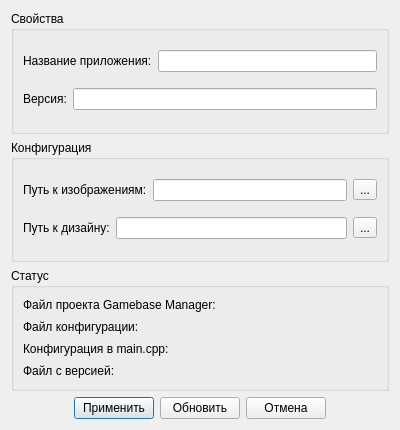
<?xml version="1.0" encoding="UTF-8"?>
<ui version="4.0">
 <class>AppConfigurationDialog</class>
 <widget class="QDialog" name="AppConfigurationDialog">
  <property name="geometry">
   <rect>
    <x>0</x>
    <y>0</y>
    <width>400</width>
    <height>430</height>
   </rect>
  </property>
  <property name="minimumSize">
   <size>
    <width>400</width>
    <height>430</height>
   </size>
  </property>
  <property name="windowTitle">
   <string>Конфигурация приложения</string>
  </property>
  <layout class="QVBoxLayout" name="verticalLayout_2">
   <item>
    <widget class="QGroupBox" name="groupBox_3">
     <property name="title">
      <string>Свойства</string>
     </property>
     <layout class="QVBoxLayout" name="verticalLayout_3">
      <item>
       <layout class="QHBoxLayout" name="horizontalLayout_12">
        <item>
         <widget class="QLabel" name="label_5">
          <property name="text">
           <string>Название приложения:</string>
          </property>
         </widget>
        </item>
        <item>
         <widget class="QLineEdit" name="nameEdit"/>
        </item>
       </layout>
      </item>
      <item>
       <layout class="QHBoxLayout" name="horizontalLayout_3">
        <item>
         <widget class="QLabel" name="label_3">
          <property name="text">
           <string>Версия:</string>
          </property>
         </widget>
        </item>
        <item>
         <widget class="QLineEdit" name="versionEdit"/>
        </item>
       </layout>
      </item>
     </layout>
    </widget>
   </item>
   <item>
    <widget class="QGroupBox" name="groupBox">
     <property name="title">
      <string>Конфигурация</string>
     </property>
     <layout class="QVBoxLayout" name="verticalLayout">
      <item>
       <layout class="QHBoxLayout" name="horizontalLayout">
        <item>
         <widget class="QLabel" name="label">
          <property name="text">
           <string>Путь к изображениям:</string>
          </property>
         </widget>
        </item>
        <item>
         <widget class="QLineEdit" name="imagesPath"/>
        </item>
        <item>
         <widget class="QToolButton" name="chooseImagesPathButton">
          <property name="text">
           <string>...</string>
          </property>
          <property name="icon">
           <iconset resource="resources.qrc">
            <normaloff>:/images/icons/Folder.png</normaloff>:/images/icons/Folder.png</iconset>
          </property>
          <property name="iconSize">
           <size>
            <width>20</width>
            <height>20</height>
           </size>
          </property>
         </widget>
        </item>
       </layout>
      </item>
      <item>
       <layout class="QHBoxLayout" name="horizontalLayout_2">
        <item>
         <widget class="QLabel" name="label_2">
          <property name="text">
           <string>Путь к дизайну:</string>
          </property>
         </widget>
        </item>
        <item>
         <widget class="QLineEdit" name="designPath"/>
        </item>
        <item>
         <widget class="QToolButton" name="chooseDesignPathButton">
          <property name="text">
           <string>...</string>
          </property>
          <property name="icon">
           <iconset resource="resources.qrc">
            <normaloff>:/images/icons/Folder.png</normaloff>:/images/icons/Folder.png</iconset>
          </property>
          <property name="iconSize">
           <size>
            <width>20</width>
            <height>20</height>
           </size>
          </property>
         </widget>
        </item>
       </layout>
      </item>
     </layout>
    </widget>
   </item>
   <item>
    <widget class="QGroupBox" name="groupBox_2">
     <property name="title">
      <string>Статус</string>
     </property>
     <layout class="QVBoxLayout" name="verticalLayout_4">
      <item>
       <layout class="QHBoxLayout" name="horizontalLayout_9">
        <item>
         <widget class="QLabel" name="label_14">
          <property name="sizePolicy">
           <sizepolicy hsizetype="Preferred" vsizetype="Preferred">
            <horstretch>0</horstretch>
            <verstretch>0</verstretch>
           </sizepolicy>
          </property>
          <property name="text">
           <string>Файл проекта Gamebase Manager:</string>
          </property>
         </widget>
        </item>
        <item>
         <widget class="QLabel" name="managerProjectStatus">
          <property name="sizePolicy">
           <sizepolicy hsizetype="Preferred" vsizetype="Preferred">
            <horstretch>0</horstretch>
            <verstretch>0</verstretch>
           </sizepolicy>
          </property>
          <property name="text">
           <string/>
          </property>
          <property name="textFormat">
           <enum>Qt::AutoText</enum>
          </property>
          <property name="pixmap">
           <pixmap resource="resources.qrc">:/images/icons/Empty.png</pixmap>
          </property>
          <property name="scaledContents">
           <bool>false</bool>
          </property>
          <property name="wordWrap">
           <bool>false</bool>
          </property>
         </widget>
        </item>
       </layout>
      </item>
      <item>
       <layout class="QHBoxLayout" name="horizontalLayout_4">
        <item>
         <widget class="QLabel" name="label_4">
          <property name="sizePolicy">
           <sizepolicy hsizetype="Preferred" vsizetype="Preferred">
            <horstretch>0</horstretch>
            <verstretch>0</verstretch>
           </sizepolicy>
          </property>
          <property name="text">
           <string>Файл конфигурации:</string>
          </property>
         </widget>
        </item>
        <item>
         <widget class="QLabel" name="configStatus">
          <property name="sizePolicy">
           <sizepolicy hsizetype="Preferred" vsizetype="Preferred">
            <horstretch>0</horstretch>
            <verstretch>0</verstretch>
           </sizepolicy>
          </property>
          <property name="text">
           <string/>
          </property>
          <property name="textFormat">
           <enum>Qt::AutoText</enum>
          </property>
          <property name="pixmap">
           <pixmap resource="resources.qrc">:/images/icons/Empty.png</pixmap>
          </property>
          <property name="scaledContents">
           <bool>false</bool>
          </property>
          <property name="wordWrap">
           <bool>false</bool>
          </property>
         </widget>
        </item>
       </layout>
      </item>
      <item>
       <layout class="QHBoxLayout" name="horizontalLayout_5">
        <item>
         <widget class="QLabel" name="label_6">
          <property name="text">
           <string>Конфигурация в main.cpp:</string>
          </property>
         </widget>
        </item>
        <item>
         <widget class="QLabel" name="mainCppStatus">
          <property name="text">
           <string/>
          </property>
          <property name="textFormat">
           <enum>Qt::AutoText</enum>
          </property>
          <property name="pixmap">
           <pixmap resource="resources.qrc">:/images/icons/Empty.png</pixmap>
          </property>
          <property name="scaledContents">
           <bool>false</bool>
          </property>
          <property name="wordWrap">
           <bool>false</bool>
          </property>
         </widget>
        </item>
       </layout>
      </item>
      <item>
       <layout class="QHBoxLayout" name="horizontalLayout_8">
        <item>
         <widget class="QLabel" name="label_12">
          <property name="text">
           <string>Файл с версией:</string>
          </property>
         </widget>
        </item>
        <item>
         <widget class="QLabel" name="versionStatus">
          <property name="text">
           <string/>
          </property>
          <property name="textFormat">
           <enum>Qt::AutoText</enum>
          </property>
          <property name="pixmap">
           <pixmap resource="resources.qrc">:/images/icons/Empty.png</pixmap>
          </property>
          <property name="scaledContents">
           <bool>false</bool>
          </property>
          <property name="wordWrap">
           <bool>false</bool>
          </property>
         </widget>
        </item>
       </layout>
      </item>
     </layout>
    </widget>
   </item>
   <item>
    <layout class="QHBoxLayout" name="horizontalLayout_11">
     <item>
      <spacer name="horizontalSpacer">
       <property name="orientation">
        <enum>Qt::Horizontal</enum>
       </property>
       <property name="sizeHint" stdset="0">
        <size>
         <width>40</width>
         <height>20</height>
        </size>
       </property>
      </spacer>
     </item>
     <item>
      <widget class="QPushButton" name="acceptButton">
       <property name="text">
        <string>Применить</string>
       </property>
      </widget>
     </item>
     <item>
      <widget class="QPushButton" name="updateButton">
       <property name="text">
        <string>Обновить</string>
       </property>
      </widget>
     </item>
     <item>
      <widget class="QPushButton" name="cancelButton">
       <property name="text">
        <string>Отмена</string>
       </property>
      </widget>
     </item>
     <item>
      <spacer name="horizontalSpacer_2">
       <property name="orientation">
        <enum>Qt::Horizontal</enum>
       </property>
       <property name="sizeHint" stdset="0">
        <size>
         <width>40</width>
         <height>20</height>
        </size>
       </property>
      </spacer>
     </item>
    </layout>
   </item>
  </layout>
 </widget>
 <resources>
  <include location="resources.qrc"/>
 </resources>
 <connections>
  <connection>
   <sender>acceptButton</sender>
   <signal>clicked()</signal>
   <receiver>AppConfigurationDialog</receiver>
   <slot>accept()</slot>
   <hints>
    <hint type="sourcelabel">
     <x>119</x>
     <y>406</y>
    </hint>
    <hint type="destinationlabel">
     <x>199</x>
     <y>214</y>
    </hint>
   </hints>
  </connection>
  <connection>
   <sender>cancelButton</sender>
   <signal>clicked()</signal>
   <receiver>AppConfigurationDialog</receiver>
   <slot>reject()</slot>
   <hints>
    <hint type="sourcelabel">
     <x>281</x>
     <y>406</y>
    </hint>
    <hint type="destinationlabel">
     <x>199</x>
     <y>214</y>
    </hint>
   </hints>
  </connection>
 </connections>
</ui>
